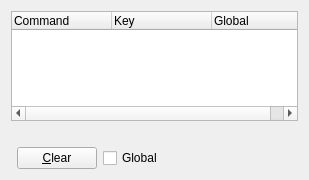
<?xml version="1.0" encoding="UTF-8"?>
<ui version="4.0">
 <class>ShortcutCfg</class>
 <widget class="QWidget" name="ShortcutCfg">
  <property name="geometry">
   <rect>
    <x>0</x>
    <y>0</y>
    <width>309</width>
    <height>180</height>
   </rect>
  </property>
  <property name="windowTitle">
   <string>Form1</string>
  </property>
  <layout class="QVBoxLayout">
   <property name="spacing">
    <number>6</number>
   </property>
   <property name="margin">
    <number>11</number>
   </property>
   <item>
    <widget class="QTreeWidget" name="lstKeys">
     <property name="columnCount">
      <number>3</number>
     </property>
     <column>
      <property name="text">
       <string notr="true">Command</string>
      </property>
     </column>
     <column>
      <property name="text">
       <string notr="true">Key</string>
      </property>
     </column>
     <column>
      <property name="text">
       <string notr="true">Global</string>
      </property>
     </column>
    </widget>
   </item>
   <item>
    <widget class="QLabel" name="lblKey">
     <property name="text">
      <string/>
     </property>
     <property name="wordWrap">
      <bool>false</bool>
     </property>
    </widget>
   </item>
   <item>
    <layout class="QHBoxLayout">
     <property name="spacing">
      <number>6</number>
     </property>
     <property name="margin">
      <number>0</number>
     </property>
     <item>
      <widget class="QKeyButton" name="edtKey" native="true"/>
     </item>
     <item>
      <widget class="QPushButton" name="btnClear">
       <property name="text">
        <string>&amp;Clear</string>
       </property>
      </widget>
     </item>
     <item>
      <widget class="QCheckBox" name="chkGlobal">
       <property name="text">
        <string>Global</string>
       </property>
      </widget>
     </item>
     <item>
      <spacer name="Spacer2">
       <property name="orientation">
        <enum>Qt::Horizontal</enum>
       </property>
       <property name="sizeType">
        <enum>QSizePolicy::Expanding</enum>
       </property>
       <property name="sizeHint" stdset="0">
        <size>
         <width>20</width>
         <height>20</height>
        </size>
       </property>
      </spacer>
     </item>
    </layout>
   </item>
  </layout>
 </widget>
 <customwidgets>
  <customwidget>
   <class>QKeyButton</class>
   <extends>QWidget</extends>
   <header>simgui/qkeybutton.h</header>
  </customwidget>
 </customwidgets>
 <resources/>
 <connections/>
</ui>
